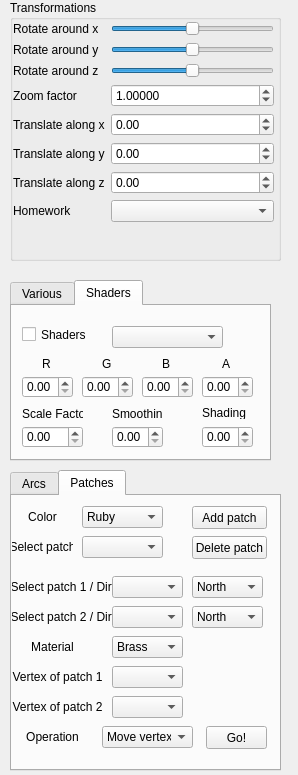
<?xml version="1.0" encoding="UTF-8"?>
<ui version="4.0">
 <class>SideWidget</class>
 <widget class="QWidget" name="SideWidget">
  <property name="geometry">
   <rect>
    <x>0</x>
    <y>0</y>
    <width>298</width>
    <height>775</height>
   </rect>
  </property>
  <property name="sizePolicy">
   <sizepolicy hsizetype="Fixed" vsizetype="Preferred">
    <horstretch>0</horstretch>
    <verstretch>0</verstretch>
   </sizepolicy>
  </property>
  <property name="minimumSize">
   <size>
    <width>269</width>
    <height>0</height>
   </size>
  </property>
  <property name="windowTitle">
   <string>Form</string>
  </property>
  <widget class="QGroupBox" name="groupBox">
   <property name="geometry">
    <rect>
     <x>10</x>
     <y>0</y>
     <width>271</width>
     <height>261</height>
    </rect>
   </property>
   <property name="title">
    <string>Transformations</string>
   </property>
   <widget class="QWidget" name="layoutWidget">
    <property name="geometry">
     <rect>
      <x>3</x>
      <y>21</y>
      <width>261</width>
      <height>231</height>
     </rect>
    </property>
    <layout class="QFormLayout" name="formLayout">
     <item row="0" column="0">
      <widget class="QLabel" name="label">
       <property name="text">
        <string>Rotate around x</string>
       </property>
       <property name="buddy">
        <cstring>rotate_x_slider</cstring>
       </property>
      </widget>
     </item>
     <item row="0" column="1">
      <widget class="QSlider" name="rotate_x_slider">
       <property name="minimum">
        <number>-180</number>
       </property>
       <property name="maximum">
        <number>180</number>
       </property>
       <property name="orientation">
        <enum>Qt::Horizontal</enum>
       </property>
      </widget>
     </item>
     <item row="1" column="0">
      <widget class="QLabel" name="label_2">
       <property name="text">
        <string>Rotate around y</string>
       </property>
       <property name="buddy">
        <cstring>rotate_y_slider</cstring>
       </property>
      </widget>
     </item>
     <item row="1" column="1">
      <widget class="QSlider" name="rotate_y_slider">
       <property name="minimum">
        <number>-180</number>
       </property>
       <property name="maximum">
        <number>180</number>
       </property>
       <property name="orientation">
        <enum>Qt::Horizontal</enum>
       </property>
      </widget>
     </item>
     <item row="2" column="0">
      <widget class="QLabel" name="label_3">
       <property name="text">
        <string>Rotate around z</string>
       </property>
       <property name="buddy">
        <cstring>rotate_z_slider</cstring>
       </property>
      </widget>
     </item>
     <item row="2" column="1">
      <widget class="QSlider" name="rotate_z_slider">
       <property name="minimum">
        <number>-180</number>
       </property>
       <property name="maximum">
        <number>180</number>
       </property>
       <property name="orientation">
        <enum>Qt::Horizontal</enum>
       </property>
      </widget>
     </item>
     <item row="3" column="0">
      <widget class="QLabel" name="label_4">
       <property name="text">
        <string>Zoom factor</string>
       </property>
       <property name="buddy">
        <cstring>zoom_factor_spin_box</cstring>
       </property>
      </widget>
     </item>
     <item row="3" column="1">
      <widget class="QDoubleSpinBox" name="zoom_factor_spin_box">
       <property name="toolTip">
        <string/>
       </property>
       <property name="decimals">
        <number>5</number>
       </property>
       <property name="minimum">
        <double>0.000100000000000</double>
       </property>
       <property name="maximum">
        <double>10000.000000000000000</double>
       </property>
       <property name="singleStep">
        <double>0.100000000000000</double>
       </property>
       <property name="value">
        <double>1.000000000000000</double>
       </property>
      </widget>
     </item>
     <item row="4" column="0">
      <widget class="QLabel" name="label_5">
       <property name="text">
        <string>Translate along x</string>
       </property>
       <property name="buddy">
        <cstring>trans_x_spin_box</cstring>
       </property>
      </widget>
     </item>
     <item row="4" column="1">
      <widget class="QDoubleSpinBox" name="trans_x_spin_box">
       <property name="minimum">
        <double>-100.000000000000000</double>
       </property>
       <property name="maximum">
        <double>100.000000000000000</double>
       </property>
       <property name="singleStep">
        <double>0.100000000000000</double>
       </property>
      </widget>
     </item>
     <item row="5" column="0">
      <widget class="QLabel" name="label_6">
       <property name="text">
        <string>Translate along y</string>
       </property>
       <property name="buddy">
        <cstring>trans_y_spin_box</cstring>
       </property>
      </widget>
     </item>
     <item row="5" column="1">
      <widget class="QDoubleSpinBox" name="trans_y_spin_box">
       <property name="minimum">
        <double>-100.000000000000000</double>
       </property>
       <property name="maximum">
        <double>100.000000000000000</double>
       </property>
       <property name="singleStep">
        <double>0.100000000000000</double>
       </property>
      </widget>
     </item>
     <item row="6" column="0">
      <widget class="QLabel" name="label_7">
       <property name="text">
        <string>Translate along z</string>
       </property>
       <property name="buddy">
        <cstring>trans_z_spin_box</cstring>
       </property>
      </widget>
     </item>
     <item row="6" column="1">
      <widget class="QDoubleSpinBox" name="trans_z_spin_box">
       <property name="minimum">
        <double>-100.000000000000000</double>
       </property>
       <property name="maximum">
        <double>100.000000000000000</double>
       </property>
       <property name="singleStep">
        <double>0.100000000000000</double>
       </property>
      </widget>
     </item>
     <item row="7" column="1">
      <widget class="QComboBox" name="hwComboBox"/>
     </item>
     <item row="7" column="0">
      <widget class="QLabel" name="label_8">
       <property name="text">
        <string>Homework</string>
       </property>
       <property name="buddy">
        <cstring>hwComboBox</cstring>
       </property>
      </widget>
     </item>
    </layout>
   </widget>
  </widget>
  <widget class="QTabWidget" name="tabWidget">
   <property name="enabled">
    <bool>true</bool>
   </property>
   <property name="geometry">
    <rect>
     <x>10</x>
     <y>280</y>
     <width>261</width>
     <height>181</height>
    </rect>
   </property>
   <property name="currentIndex">
    <number>1</number>
   </property>
   <widget class="QWidget" name="Various">
    <attribute name="title">
     <string>Various</string>
    </attribute>
    <widget class="QCheckBox" name="cb0">
     <property name="geometry">
      <rect>
       <x>10</x>
       <y>0</y>
       <width>121</width>
       <height>21</height>
      </rect>
     </property>
     <property name="text">
      <string>Show 0th derivative</string>
     </property>
    </widget>
    <widget class="QCheckBox" name="cb1">
     <property name="geometry">
      <rect>
       <x>10</x>
       <y>20</y>
       <width>121</width>
       <height>31</height>
      </rect>
     </property>
     <property name="text">
      <string>Show 1st derivative</string>
     </property>
    </widget>
    <widget class="QCheckBox" name="cb2">
     <property name="geometry">
      <rect>
       <x>10</x>
       <y>50</y>
       <width>121</width>
       <height>21</height>
      </rect>
     </property>
     <property name="text">
      <string>Show 2nd derivative</string>
     </property>
    </widget>
    <widget class="QCheckBox" name="uiso_cb">
     <property name="geometry">
      <rect>
       <x>150</x>
       <y>0</y>
       <width>71</width>
       <height>21</height>
      </rect>
     </property>
     <property name="text">
      <string>U-Isolines</string>
     </property>
    </widget>
    <widget class="QCheckBox" name="viso_cb">
     <property name="geometry">
      <rect>
       <x>150</x>
       <y>30</y>
       <width>70</width>
       <height>17</height>
      </rect>
     </property>
     <property name="text">
      <string>V-Isolines</string>
     </property>
    </widget>
    <widget class="QCheckBox" name="net_cb">
     <property name="geometry">
      <rect>
       <x>150</x>
       <y>50</y>
       <width>91</width>
       <height>31</height>
      </rect>
     </property>
     <property name="text">
      <string>Control net</string>
     </property>
     <property name="checked">
      <bool>true</bool>
     </property>
    </widget>
    <widget class="QCheckBox" name="patch_cb">
     <property name="geometry">
      <rect>
       <x>150</x>
       <y>80</y>
       <width>70</width>
       <height>17</height>
      </rect>
     </property>
     <property name="text">
      <string>Patch</string>
     </property>
     <property name="checked">
      <bool>true</bool>
     </property>
    </widget>
   </widget>
   <widget class="QWidget" name="tab">
    <attribute name="title">
     <string>Shaders</string>
    </attribute>
    <widget class="QDoubleSpinBox" name="reflectionscalingsb">
     <property name="geometry">
      <rect>
       <x>10</x>
       <y>120</y>
       <width>61</width>
       <height>22</height>
      </rect>
     </property>
     <property name="maximum">
      <double>100.000000000000000</double>
     </property>
     <property name="singleStep">
      <double>0.500000000000000</double>
     </property>
    </widget>
    <widget class="QDoubleSpinBox" name="tooncolorcb2">
     <property name="geometry">
      <rect>
       <x>70</x>
       <y>70</y>
       <width>51</width>
       <height>22</height>
      </rect>
     </property>
     <property name="maximum">
      <double>1.000000000000000</double>
     </property>
     <property name="singleStep">
      <double>0.100000000000000</double>
     </property>
    </widget>
    <widget class="QLabel" name="label_20">
     <property name="geometry">
      <rect>
       <x>150</x>
       <y>50</y>
       <width>16</width>
       <height>16</height>
      </rect>
     </property>
     <property name="text">
      <string>B</string>
     </property>
    </widget>
    <widget class="QLabel" name="label_22">
     <property name="geometry">
      <rect>
       <x>10</x>
       <y>100</y>
       <width>61</width>
       <height>16</height>
      </rect>
     </property>
     <property name="text">
      <string>Scale Factor</string>
     </property>
    </widget>
    <widget class="QDoubleSpinBox" name="tooncolorcb3">
     <property name="geometry">
      <rect>
       <x>130</x>
       <y>70</y>
       <width>51</width>
       <height>22</height>
      </rect>
     </property>
     <property name="maximum">
      <double>1.000000000000000</double>
     </property>
     <property name="singleStep">
      <double>0.100000000000000</double>
     </property>
    </widget>
    <widget class="QLabel" name="label_21">
     <property name="geometry">
      <rect>
       <x>210</x>
       <y>50</y>
       <width>16</width>
       <height>16</height>
      </rect>
     </property>
     <property name="text">
      <string>A</string>
     </property>
    </widget>
    <widget class="QDoubleSpinBox" name="tooncolorcb4">
     <property name="geometry">
      <rect>
       <x>190</x>
       <y>70</y>
       <width>51</width>
       <height>22</height>
      </rect>
     </property>
     <property name="maximum">
      <double>1.000000000000000</double>
     </property>
     <property name="singleStep">
      <double>0.100000000000000</double>
     </property>
    </widget>
    <widget class="QLabel" name="label_19">
     <property name="geometry">
      <rect>
       <x>90</x>
       <y>50</y>
       <width>16</width>
       <height>16</height>
      </rect>
     </property>
     <property name="text">
      <string>G</string>
     </property>
    </widget>
    <widget class="QLabel" name="label_24">
     <property name="geometry">
      <rect>
       <x>190</x>
       <y>100</y>
       <width>47</width>
       <height>13</height>
      </rect>
     </property>
     <property name="text">
      <string>Shading</string>
     </property>
    </widget>
    <widget class="QDoubleSpinBox" name="tooncolorcb1">
     <property name="geometry">
      <rect>
       <x>10</x>
       <y>70</y>
       <width>51</width>
       <height>22</height>
      </rect>
     </property>
     <property name="maximum">
      <double>1.000000000000000</double>
     </property>
     <property name="singleStep">
      <double>0.100000000000000</double>
     </property>
    </widget>
    <widget class="QLabel" name="label_23">
     <property name="geometry">
      <rect>
       <x>100</x>
       <y>100</y>
       <width>51</width>
       <height>16</height>
      </rect>
     </property>
     <property name="text">
      <string>Smoothing</string>
     </property>
    </widget>
    <widget class="QComboBox" name="shader_comboBox">
     <property name="geometry">
      <rect>
       <x>100</x>
       <y>20</y>
       <width>111</width>
       <height>22</height>
      </rect>
     </property>
    </widget>
    <widget class="QDoubleSpinBox" name="reflectionsmoothingsb">
     <property name="geometry">
      <rect>
       <x>100</x>
       <y>120</y>
       <width>51</width>
       <height>22</height>
      </rect>
     </property>
     <property name="maximum">
      <double>100.000000000000000</double>
     </property>
     <property name="singleStep">
      <double>0.500000000000000</double>
     </property>
    </widget>
    <widget class="QDoubleSpinBox" name="reflectionshadingsb">
     <property name="geometry">
      <rect>
       <x>190</x>
       <y>120</y>
       <width>51</width>
       <height>22</height>
      </rect>
     </property>
     <property name="maximum">
      <double>100.000000000000000</double>
     </property>
     <property name="singleStep">
      <double>0.500000000000000</double>
     </property>
    </widget>
    <widget class="QCheckBox" name="shader_checkb">
     <property name="geometry">
      <rect>
       <x>10</x>
       <y>20</y>
       <width>70</width>
       <height>17</height>
      </rect>
     </property>
     <property name="text">
      <string>Shaders</string>
     </property>
    </widget>
    <widget class="QLabel" name="label_18">
     <property name="geometry">
      <rect>
       <x>30</x>
       <y>50</y>
       <width>16</width>
       <height>16</height>
      </rect>
     </property>
     <property name="text">
      <string>R</string>
     </property>
    </widget>
   </widget>
  </widget>
  <widget class="QTabWidget" name="tabWidget_2">
   <property name="geometry">
    <rect>
     <x>10</x>
     <y>470</y>
     <width>271</width>
     <height>301</height>
    </rect>
   </property>
   <property name="currentIndex">
    <number>1</number>
   </property>
   <widget class="QWidget" name="tab_3">
    <attribute name="title">
     <string>Arcs</string>
    </attribute>
    <widget class="QPushButton" name="addArc">
     <property name="geometry">
      <rect>
       <x>180</x>
       <y>10</y>
       <width>75</width>
       <height>23</height>
      </rect>
     </property>
     <property name="text">
      <string>Add arc</string>
     </property>
    </widget>
    <widget class="QComboBox" name="arcColorBox">
     <property name="geometry">
      <rect>
       <x>70</x>
       <y>10</y>
       <width>81</width>
       <height>22</height>
      </rect>
     </property>
    </widget>
    <widget class="QLabel" name="label_9">
     <property name="geometry">
      <rect>
       <x>0</x>
       <y>10</y>
       <width>61</width>
       <height>21</height>
      </rect>
     </property>
     <property name="text">
      <string>Color</string>
     </property>
     <property name="alignment">
      <set>Qt::AlignCenter</set>
     </property>
    </widget>
    <widget class="QLabel" name="label_10">
     <property name="geometry">
      <rect>
       <x>0</x>
       <y>40</y>
       <width>61</width>
       <height>21</height>
      </rect>
     </property>
     <property name="text">
      <string>Select arc</string>
     </property>
     <property name="alignment">
      <set>Qt::AlignCenter</set>
     </property>
    </widget>
    <widget class="QComboBox" name="deleteArcBox">
     <property name="geometry">
      <rect>
       <x>70</x>
       <y>40</y>
       <width>81</width>
       <height>22</height>
      </rect>
     </property>
    </widget>
    <widget class="QPushButton" name="deleteArc">
     <property name="geometry">
      <rect>
       <x>180</x>
       <y>40</y>
       <width>75</width>
       <height>23</height>
      </rect>
     </property>
     <property name="text">
      <string>Delete arc</string>
     </property>
    </widget>
    <widget class="QLabel" name="label_11">
     <property name="geometry">
      <rect>
       <x>0</x>
       <y>80</y>
       <width>91</width>
       <height>21</height>
      </rect>
     </property>
     <property name="text">
      <string>Select arc 1 / Dir.</string>
     </property>
     <property name="alignment">
      <set>Qt::AlignCenter</set>
     </property>
    </widget>
    <widget class="QComboBox" name="selectArc1">
     <property name="geometry">
      <rect>
       <x>100</x>
       <y>80</y>
       <width>71</width>
       <height>22</height>
      </rect>
     </property>
    </widget>
    <widget class="QLabel" name="label_13">
     <property name="geometry">
      <rect>
       <x>0</x>
       <y>110</y>
       <width>91</width>
       <height>21</height>
      </rect>
     </property>
     <property name="text">
      <string>Select arc 2 / Dir.</string>
     </property>
     <property name="alignment">
      <set>Qt::AlignCenter</set>
     </property>
    </widget>
    <widget class="QComboBox" name="selectArc2">
     <property name="geometry">
      <rect>
       <x>100</x>
       <y>110</y>
       <width>71</width>
       <height>22</height>
      </rect>
     </property>
    </widget>
    <widget class="QLabel" name="label_12">
     <property name="geometry">
      <rect>
       <x>0</x>
       <y>140</y>
       <width>81</width>
       <height>21</height>
      </rect>
     </property>
     <property name="text">
      <string>Material</string>
     </property>
     <property name="alignment">
      <set>Qt::AlignCenter</set>
     </property>
    </widget>
    <widget class="QComboBox" name="arcMaterial">
     <property name="geometry">
      <rect>
       <x>100</x>
       <y>140</y>
       <width>71</width>
       <height>22</height>
      </rect>
     </property>
     <item>
      <property name="text">
       <string>Brass</string>
      </property>
     </item>
     <item>
      <property name="text">
       <string>Gold</string>
      </property>
     </item>
     <item>
      <property name="text">
       <string>Silver</string>
      </property>
     </item>
     <item>
      <property name="text">
       <string>Emerald</string>
      </property>
     </item>
     <item>
      <property name="text">
       <string>Pearl</string>
      </property>
     </item>
     <item>
      <property name="text">
       <string>Ruby</string>
      </property>
     </item>
     <item>
      <property name="text">
       <string>Turquoise</string>
      </property>
     </item>
    </widget>
    <widget class="QLabel" name="label_14">
     <property name="geometry">
      <rect>
       <x>0</x>
       <y>170</y>
       <width>81</width>
       <height>21</height>
      </rect>
     </property>
     <property name="text">
      <string>Vertex of arc 1</string>
     </property>
     <property name="alignment">
      <set>Qt::AlignCenter</set>
     </property>
    </widget>
    <widget class="QLabel" name="label_15">
     <property name="geometry">
      <rect>
       <x>0</x>
       <y>200</y>
       <width>81</width>
       <height>21</height>
      </rect>
     </property>
     <property name="text">
      <string>Vertex of arc 2</string>
     </property>
     <property name="alignment">
      <set>Qt::AlignCenter</set>
     </property>
    </widget>
    <widget class="QComboBox" name="directionArc1">
     <property name="geometry">
      <rect>
       <x>180</x>
       <y>80</y>
       <width>71</width>
       <height>22</height>
      </rect>
     </property>
     <item>
      <property name="text">
       <string>Left</string>
      </property>
     </item>
     <item>
      <property name="text">
       <string>Right</string>
      </property>
     </item>
    </widget>
    <widget class="QComboBox" name="directionArc2">
     <property name="geometry">
      <rect>
       <x>180</x>
       <y>110</y>
       <width>71</width>
       <height>22</height>
      </rect>
     </property>
     <item>
      <property name="text">
       <string>Left</string>
      </property>
     </item>
     <item>
      <property name="text">
       <string>Right</string>
      </property>
     </item>
    </widget>
    <widget class="QComboBox" name="vertexArc1">
     <property name="geometry">
      <rect>
       <x>100</x>
       <y>170</y>
       <width>71</width>
       <height>22</height>
      </rect>
     </property>
    </widget>
    <widget class="QComboBox" name="vertexArc2">
     <property name="geometry">
      <rect>
       <x>100</x>
       <y>200</y>
       <width>71</width>
       <height>22</height>
      </rect>
     </property>
    </widget>
    <widget class="QLabel" name="label_16">
     <property name="geometry">
      <rect>
       <x>0</x>
       <y>230</y>
       <width>81</width>
       <height>21</height>
      </rect>
     </property>
     <property name="text">
      <string>Operation</string>
     </property>
     <property name="alignment">
      <set>Qt::AlignCenter</set>
     </property>
    </widget>
    <widget class="QComboBox" name="operationBox">
     <property name="geometry">
      <rect>
       <x>90</x>
       <y>230</y>
       <width>91</width>
       <height>22</height>
      </rect>
     </property>
     <item>
      <property name="text">
       <string>Move vertex</string>
      </property>
     </item>
     <item>
      <property name="text">
       <string>Shift arc</string>
      </property>
     </item>
     <item>
      <property name="text">
       <string>Continue existing</string>
      </property>
     </item>
     <item>
      <property name="text">
       <string>Join existing</string>
      </property>
     </item>
     <item>
      <property name="text">
       <string>Merge existing</string>
      </property>
     </item>
    </widget>
    <widget class="QPushButton" name="doArcOperation">
     <property name="geometry">
      <rect>
       <x>194</x>
       <y>230</y>
       <width>61</width>
       <height>23</height>
      </rect>
     </property>
     <property name="text">
      <string>Go!</string>
     </property>
    </widget>
   </widget>
   <widget class="QWidget" name="tab_5">
    <attribute name="title">
     <string>Patches</string>
    </attribute>
    <widget class="QComboBox" name="selectDirection1">
     <property name="geometry">
      <rect>
       <x>180</x>
       <y>80</y>
       <width>71</width>
       <height>22</height>
      </rect>
     </property>
     <item>
      <property name="text">
       <string>North</string>
      </property>
     </item>
     <item>
      <property name="text">
       <string>Northwest</string>
      </property>
     </item>
     <item>
      <property name="text">
       <string>West</string>
      </property>
     </item>
     <item>
      <property name="text">
       <string>Southwest</string>
      </property>
     </item>
     <item>
      <property name="text">
       <string>South</string>
      </property>
     </item>
     <item>
      <property name="text">
       <string>Southeast</string>
      </property>
     </item>
     <item>
      <property name="text">
       <string>East</string>
      </property>
     </item>
     <item>
      <property name="text">
       <string>Northeast</string>
      </property>
     </item>
    </widget>
    <widget class="QLabel" name="label_17">
     <property name="geometry">
      <rect>
       <x>0</x>
       <y>40</y>
       <width>61</width>
       <height>21</height>
      </rect>
     </property>
     <property name="text">
      <string>Select patch</string>
     </property>
     <property name="alignment">
      <set>Qt::AlignCenter</set>
     </property>
    </widget>
    <widget class="QPushButton" name="addPatch">
     <property name="geometry">
      <rect>
       <x>180</x>
       <y>10</y>
       <width>75</width>
       <height>23</height>
      </rect>
     </property>
     <property name="text">
      <string>Add patch</string>
     </property>
    </widget>
    <widget class="QPushButton" name="deletePatch">
     <property name="geometry">
      <rect>
       <x>180</x>
       <y>40</y>
       <width>75</width>
       <height>23</height>
      </rect>
     </property>
     <property name="text">
      <string>Delete patch</string>
     </property>
    </widget>
    <widget class="QComboBox" name="patchColorBox">
     <property name="geometry">
      <rect>
       <x>70</x>
       <y>10</y>
       <width>81</width>
       <height>22</height>
      </rect>
     </property>
     <item>
      <property name="text">
       <string>Ruby</string>
      </property>
     </item>
     <item>
      <property name="text">
       <string>Emerald</string>
      </property>
     </item>
     <item>
      <property name="text">
       <string>Turqoise</string>
      </property>
     </item>
     <item>
      <property name="text">
       <string>Gold</string>
      </property>
     </item>
     <item>
      <property name="text">
       <string>Pearl</string>
      </property>
     </item>
     <item>
      <property name="text">
       <string>Brass</string>
      </property>
     </item>
     <item>
      <property name="text">
       <string>Silver</string>
      </property>
     </item>
    </widget>
    <widget class="QComboBox" name="deletePatchBox">
     <property name="geometry">
      <rect>
       <x>70</x>
       <y>40</y>
       <width>81</width>
       <height>22</height>
      </rect>
     </property>
    </widget>
    <widget class="QLabel" name="label_32">
     <property name="geometry">
      <rect>
       <x>0</x>
       <y>10</y>
       <width>61</width>
       <height>21</height>
      </rect>
     </property>
     <property name="text">
      <string>Color</string>
     </property>
     <property name="alignment">
      <set>Qt::AlignCenter</set>
     </property>
    </widget>
    <widget class="QLabel" name="label_33">
     <property name="geometry">
      <rect>
       <x>0</x>
       <y>80</y>
       <width>101</width>
       <height>21</height>
      </rect>
     </property>
     <property name="text">
      <string>Select patch 1 / Dir.</string>
     </property>
     <property name="alignment">
      <set>Qt::AlignCenter</set>
     </property>
    </widget>
    <widget class="QLabel" name="label_34">
     <property name="geometry">
      <rect>
       <x>0</x>
       <y>110</y>
       <width>101</width>
       <height>21</height>
      </rect>
     </property>
     <property name="text">
      <string>Select patch 2 / Dir.</string>
     </property>
     <property name="alignment">
      <set>Qt::AlignCenter</set>
     </property>
    </widget>
    <widget class="QComboBox" name="selectPatch2">
     <property name="geometry">
      <rect>
       <x>100</x>
       <y>110</y>
       <width>71</width>
       <height>22</height>
      </rect>
     </property>
    </widget>
    <widget class="QComboBox" name="selectPatch1">
     <property name="geometry">
      <rect>
       <x>100</x>
       <y>80</y>
       <width>71</width>
       <height>22</height>
      </rect>
     </property>
    </widget>
    <widget class="QPushButton" name="doPatchOperation">
     <property name="geometry">
      <rect>
       <x>194</x>
       <y>230</y>
       <width>61</width>
       <height>23</height>
      </rect>
     </property>
     <property name="text">
      <string>Go!</string>
     </property>
    </widget>
    <widget class="QComboBox" name="selectPatchVertex2">
     <property name="geometry">
      <rect>
       <x>100</x>
       <y>200</y>
       <width>71</width>
       <height>22</height>
      </rect>
     </property>
    </widget>
    <widget class="QComboBox" name="selectPatchMaterial">
     <property name="geometry">
      <rect>
       <x>100</x>
       <y>140</y>
       <width>71</width>
       <height>22</height>
      </rect>
     </property>
     <item>
      <property name="text">
       <string>Brass</string>
      </property>
     </item>
     <item>
      <property name="text">
       <string>Gold</string>
      </property>
     </item>
     <item>
      <property name="text">
       <string>Silver</string>
      </property>
     </item>
     <item>
      <property name="text">
       <string>Emerald</string>
      </property>
     </item>
     <item>
      <property name="text">
       <string>Pearl</string>
      </property>
     </item>
     <item>
      <property name="text">
       <string>Ruby</string>
      </property>
     </item>
     <item>
      <property name="text">
       <string>Turquoise</string>
      </property>
     </item>
    </widget>
    <widget class="QComboBox" name="patchOperation">
     <property name="geometry">
      <rect>
       <x>90</x>
       <y>230</y>
       <width>91</width>
       <height>22</height>
      </rect>
     </property>
     <item>
      <property name="text">
       <string>Move vertex</string>
      </property>
     </item>
     <item>
      <property name="text">
       <string>Shift patch</string>
      </property>
     </item>
     <item>
      <property name="text">
       <string>Continue existing</string>
      </property>
     </item>
     <item>
      <property name="text">
       <string>Join existing</string>
      </property>
     </item>
     <item>
      <property name="text">
       <string>Merge existing</string>
      </property>
     </item>
    </widget>
    <widget class="QComboBox" name="selectPatchVertex1">
     <property name="geometry">
      <rect>
       <x>100</x>
       <y>170</y>
       <width>71</width>
       <height>22</height>
      </rect>
     </property>
    </widget>
    <widget class="QLabel" name="label_35">
     <property name="geometry">
      <rect>
       <x>0</x>
       <y>170</y>
       <width>91</width>
       <height>21</height>
      </rect>
     </property>
     <property name="text">
      <string>Vertex of patch 1</string>
     </property>
     <property name="alignment">
      <set>Qt::AlignCenter</set>
     </property>
    </widget>
    <widget class="QLabel" name="label_36">
     <property name="geometry">
      <rect>
       <x>0</x>
       <y>230</y>
       <width>81</width>
       <height>21</height>
      </rect>
     </property>
     <property name="text">
      <string>Operation</string>
     </property>
     <property name="alignment">
      <set>Qt::AlignCenter</set>
     </property>
    </widget>
    <widget class="QLabel" name="label_37">
     <property name="geometry">
      <rect>
       <x>0</x>
       <y>140</y>
       <width>81</width>
       <height>21</height>
      </rect>
     </property>
     <property name="text">
      <string>Material</string>
     </property>
     <property name="alignment">
      <set>Qt::AlignCenter</set>
     </property>
    </widget>
    <widget class="QLabel" name="label_39">
     <property name="geometry">
      <rect>
       <x>0</x>
       <y>200</y>
       <width>91</width>
       <height>21</height>
      </rect>
     </property>
     <property name="text">
      <string>Vertex of patch 2</string>
     </property>
     <property name="alignment">
      <set>Qt::AlignCenter</set>
     </property>
    </widget>
    <widget class="QComboBox" name="selectDirection2">
     <property name="geometry">
      <rect>
       <x>180</x>
       <y>110</y>
       <width>71</width>
       <height>22</height>
      </rect>
     </property>
     <item>
      <property name="text">
       <string>North</string>
      </property>
     </item>
     <item>
      <property name="text">
       <string>Northwest</string>
      </property>
     </item>
     <item>
      <property name="text">
       <string>West</string>
      </property>
     </item>
     <item>
      <property name="text">
       <string>Southwest</string>
      </property>
     </item>
     <item>
      <property name="text">
       <string>South</string>
      </property>
     </item>
     <item>
      <property name="text">
       <string>Southeast</string>
      </property>
     </item>
     <item>
      <property name="text">
       <string>East</string>
      </property>
     </item>
     <item>
      <property name="text">
       <string>Northeast</string>
      </property>
     </item>
    </widget>
   </widget>
  </widget>
 </widget>
 <resources/>
 <connections/>
</ui>
